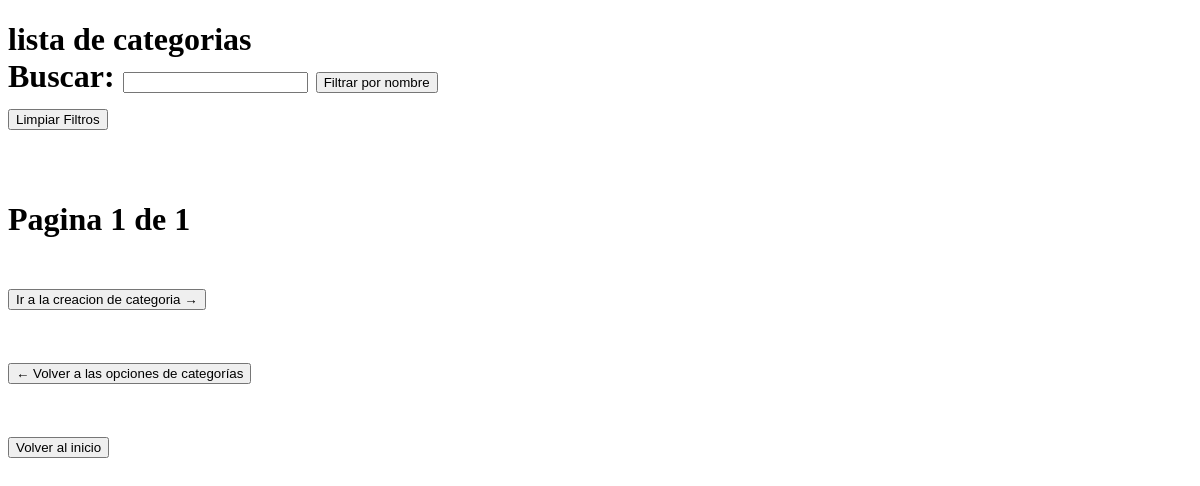
The page /categorias/listar/ on the database as committed earlier.
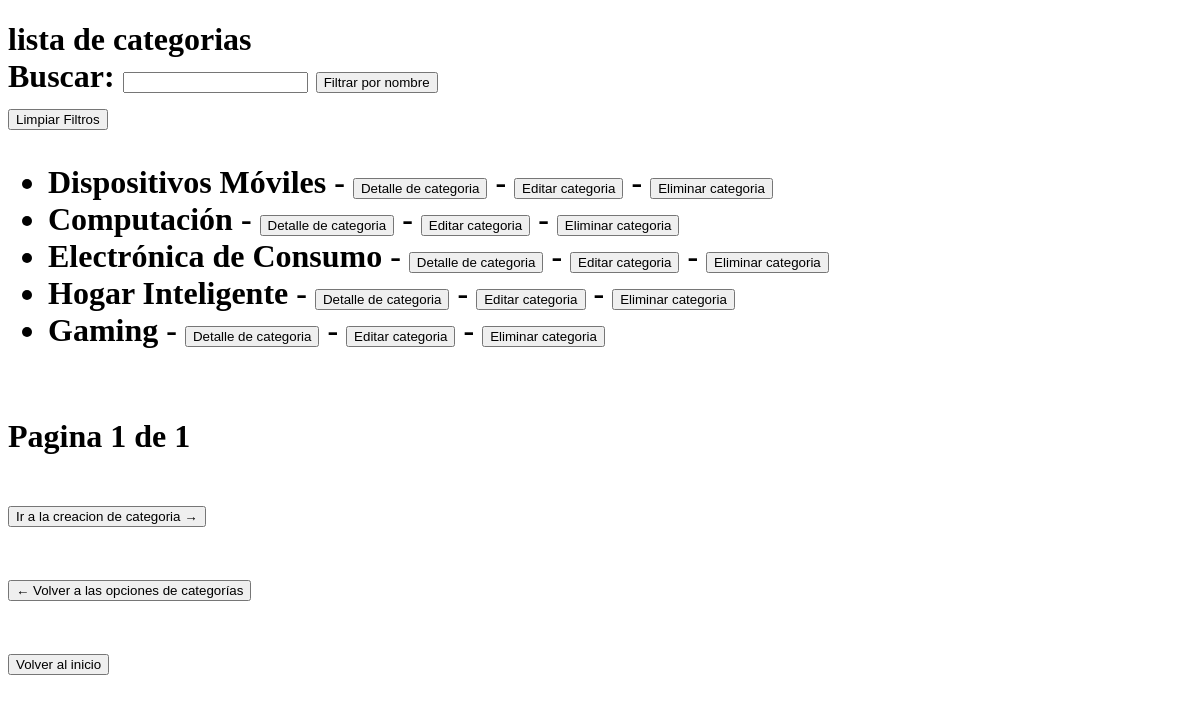
The same page on the database as committed later.
### ventas/models.py (models this page shows, shortened)
class Categoria(models.Model):
    nombre = models.CharField(max_length=100)
    descripcion = models.TextField()

### ventas/views.py (the view)
# urls.py: path('categorias/listar/', listar_categorias, name='listar_categorias'),
def listar_categorias(request):
    categorias_list = Categoria.objects.all()
    query = request.GET.get('q')
    if query:
        categorias_list = categorias_list.filter(Q(nombre__icontains = query))
    paginator = Paginator(categorias_list, 10)
    page_number = request.GET.get('page')
    categorias = paginator.get_page(page_number)
    return render(request, 'categorias/listar_categorias.html', {'categorias': categorias})

### ventas/templates/categorias/listar_categorias.html (shortened to what this page needs)
<!DOCTYPE html>
<html lang="en">
<head>
</head>
<body>
  <h1>lista de categorias</h>
  <form method="get">
    Buscar: <input type="text" name="q">
    <button type="submit">Filtrar por nombre</button>
  </form>
  <a href="{% url 'listar_categorias'  %}" class="button">
    <button type="submit">Limpiar Filtros</button>
  </a>
  <ul>
    {% for categoria in categorias %}
      <li>
        {{ categoria.nombre }} - <a href="{% url 'detalle_categoria'  categoria.pk %}"><Button> Detalle de categoria </Button></a> - <a href="{% url 'editar_categoria'  categoria.pk %}"><Button>Editar categoria </Button></a> - <a href="{% url 'eliminar_categoria'  categoria.pk %}"><Button>Eliminar categoria </Button></a>
      </li>
    {% endfor %}
  </ul>
  <br>
  <div>
      <span>Pagina {{ categorias.number }} de {{ categorias.paginator.num_pages }}</span>
  </div>
  <br>
  <a href="{% url 'agregar_categoria' %}">
    <button type="submit">
      Ir a la creacion de categoria →
    </button>
  </a>
  <br>
  <br>
  <a href="{% url 'categorias' %}">
    <button type="submit">
      ← Volver a las opciones de categorías
    </button>
  </a>
  <br>
  <br>
  <a href="{% url 'inicio' %}">
    <button type="submit">
      Volver al inicio
    </button>
  </a>
</body>
</html>

Rows that differ between the two databases and show on the page:
added Categoria: nombre "Dispositivos Móviles"
added Categoria: nombre "Computación"
added Categoria: nombre "Electrónica de Consumo"
added Categoria: nombre "Hogar Inteligente"
added Categoria: nombre "Gaming"
